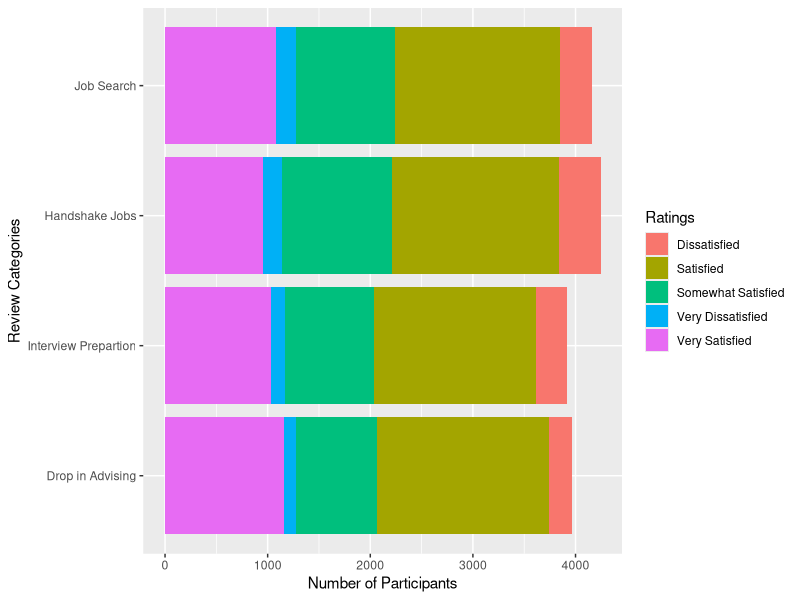
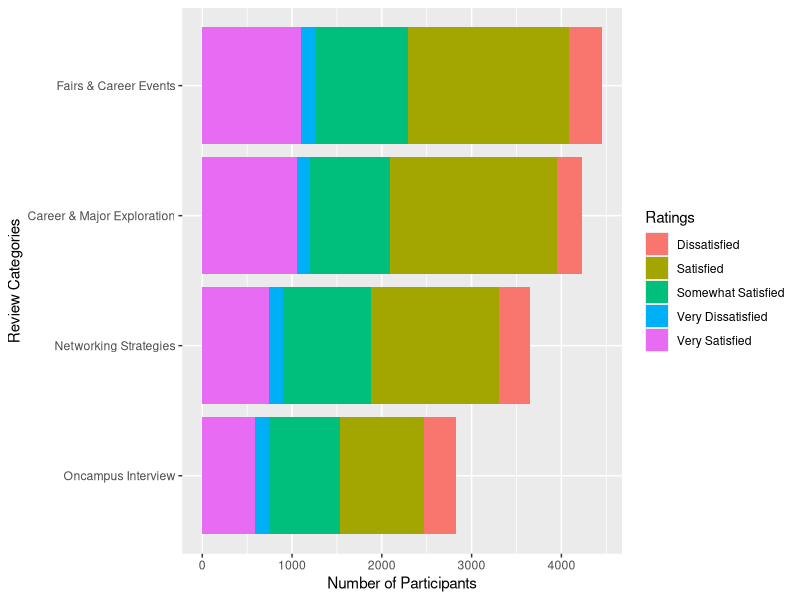
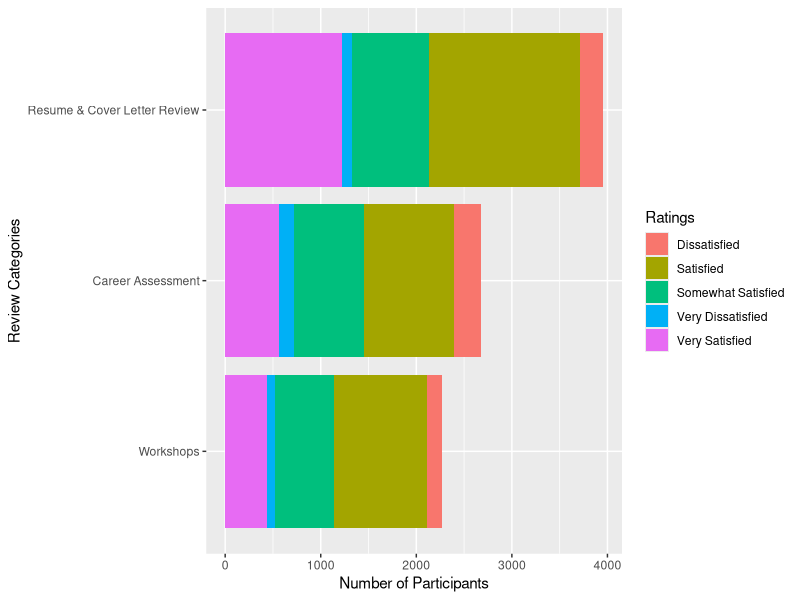

Here is the R script that generated these plots, in order:
## ---- chunk 1
knitr::opts_chunk$set(echo = FALSE)
## ---- chunk 2
library(tidyverse)
library(dplyr)
test_alumni <- read_csv("data/alumni_data.csv")
grouped_CC_review<-test_alumni %>% 
  group_by(CC_job_Rating) %>% 
    filter(CC_job_Rating !="NA")%>% 
  summarise(n = n()) %>%
arrange(desc(n))

temp1<-test_alumni %>% 
  group_by(CC_Drop_in_Advising_CareerLab) %>% 
  summarise(n = n()) %>%
  filter(CC_Drop_in_Advising_CareerLab !="NA")%>% 
arrange(desc(n))
temp1<-temp1%>%rename(CC_job_Rating= CC_Drop_in_Advising_CareerLab) 
everything <-rbind(grouped_CC_review,temp1)

temp2<-test_alumni %>% 
  group_by(CC_Handshake_Jobs) %>% 
  filter(CC_Handshake_Jobs !="NA")%>% 
  summarise(n = n()) %>%
arrange(desc(n))
temp2<-temp2%>%rename(CC_job_Rating= CC_Handshake_Jobs) 
everything <-rbind(everything,temp2)

temp3<-test_alumni %>% 
  group_by(CC_Interview_Preparation) %>% 
  filter(CC_Interview_Preparation !="NA")%>% 
  summarise(n = n()) %>%
arrange(desc(n))
temp3<-temp3%>%rename(CC_job_Rating= CC_Interview_Preparation) 
everything <-rbind(everything,temp3)
everything<-everything%>%rename(Ratings= CC_job_Rating) 
everything$Question <- c('Job Search'
                            ,'Job Search'
                            ,'Job Search'
                            ,'Job Search'
                            ,'Job Search'
                           
                            ,'Drop in Advising'
                            ,'Drop in Advising'
                            ,'Drop in Advising'
                            ,'Drop in Advising'
                            ,'Drop in Advising'
                           
                            
                            ,'Handshake Jobs'
                            ,'Handshake Jobs'
                            ,'Handshake Jobs'
                            ,'Handshake Jobs'
                            ,'Handshake Jobs'
                         
                            ,'Interview Prepartion'
                            ,'Interview Prepartion'
                            ,'Interview Prepartion'
                            ,'Interview Prepartion'
                            ,'Interview Prepartion'
                         
                            
                            
)
everything %>%
  ggplot(aes(x=forcats::fct_reorder(Question,n),y=n, fill=Ratings)) +
  geom_col() + 
  coord_flip() + 
  labs(x="Review Categories", y="Number of Participants")
## ---- chunk 3
grouped_CC_review1<-test_alumni %>%  
  group_by(CC_Oncampus_Interview) %>% 
    filter(CC_Oncampus_Interview !="NA")%>% 
  summarise(n = n()) %>%
arrange(desc(n))

temp3<-test_alumni %>% 
  group_by(CC_Networking_Strategies) %>% 
  summarise(n = n()) %>%
  filter(CC_Networking_Strategies !="NA")%>% 
arrange(desc(n))
temp3<-temp3%>%rename(CC_Oncampus_Interview= CC_Networking_Strategies) 
everything2 <-rbind(grouped_CC_review1,temp3)

temp4<-test_alumni %>% 
  group_by(CC_Career_Major_Exploration) %>% 
  filter(CC_Career_Major_Exploration !="NA")%>% 
  summarise(n = n()) %>%
arrange(desc(n))
temp4<-temp4%>%rename(CC_Oncampus_Interview= CC_Career_Major_Exploration) 
everything2 <-rbind(everything2,temp4)

temp5<-test_alumni %>% 
  group_by(CC_Fairs_Career_Events) %>% 
  filter(CC_Fairs_Career_Events !="NA")%>% 
  summarise(n = n()) %>%
arrange(desc(n))
temp5<-temp5%>%rename(CC_Oncampus_Interview= CC_Fairs_Career_Events) 
everything2<-rbind(everything2,temp5)

everything2<-everything2%>%rename(Ratings= CC_Oncampus_Interview) 
everything2$Question <- c('Oncampus Interview'
                            ,'Oncampus Interview'
                            ,'Oncampus Interview'
                            ,'Oncampus Interview'
                            ,'Oncampus Interview'
                           
                            ,'Networking Strategies'
                            ,'Networking Strategies'
                            ,'Networking Strategies'
                            ,'Networking Strategies'
                            ,'Networking Strategies'
                           
                            
                            ,'Career & Major Exploration'
                            ,'Career & Major Exploration'
                            ,'Career & Major Exploration'
                            ,'Career & Major Exploration'
                            ,'Career & Major Exploration'
                         
                            ,'Fairs & Career Events'
                            ,'Fairs & Career Events'
                            ,'Fairs & Career Events'
                            ,'Fairs & Career Events'
                            ,'Fairs & Career Events'
                         
                            
                            
)
everything2 %>%
  ggplot(aes(x=forcats::fct_reorder(Question,n),y=n, fill=Ratings)) +
  geom_col() + 
  coord_flip() + 
  labs(x="Review Categories", y="Number of Participants")
## ---- chunk 4
grouped_CC_review2<-test_alumni %>%  
  group_by(CC_Resume_Cover_Letter_Review) %>% 
    filter(CC_Resume_Cover_Letter_Review !="NA")%>% 
  summarise(n = n()) %>%
arrange(desc(n))

temp6<-test_alumni %>% 
  group_by(CC_Career_Assessments) %>% 
  summarise(n = n()) %>%
  filter(CC_Career_Assessments !="NA")%>% 
arrange(desc(n))
temp6<-temp6%>%rename(CC_Resume_Cover_Letter_Review= CC_Career_Assessments) 
everything3 <-rbind(grouped_CC_review2,temp6)

temp7<-test_alumni %>% 
  group_by(CC_Workshops) %>% 
  filter(CC_Workshops!="NA")%>% 
  summarise(n = n()) %>%
arrange(desc(n))
temp7<-temp7%>%rename(CC_Resume_Cover_Letter_Review= CC_Workshops) 
everything3<-rbind(everything3,temp7)

everything3<-everything3%>%rename(Ratings= CC_Resume_Cover_Letter_Review) 
everything3$Question <- c('Resume & Cover Letter Review'
                            ,'Resume & Cover Letter Review'
                            ,'Resume & Cover Letter Review'
                            ,'Resume & Cover Letter Review'
                            ,'Resume & Cover Letter Review'
                           
                            ,'Career Assessment'
                            ,'Career Assessment'
                            ,'Career Assessment'
                            ,'Career Assessment'
                            ,'Career Assessment'
                           
                            
                            ,'Workshops'
                            ,'Workshops'
                            ,'Workshops'
                            ,'Workshops'
                            ,'Workshops'
                            
                            
)
everything3 %>%
  ggplot(aes(x=forcats::fct_reorder(Question,n),y=n, fill=Ratings)) +
  geom_col() + 
  coord_flip() + 
  labs(x="Review Categories", y="Number of Participants")
